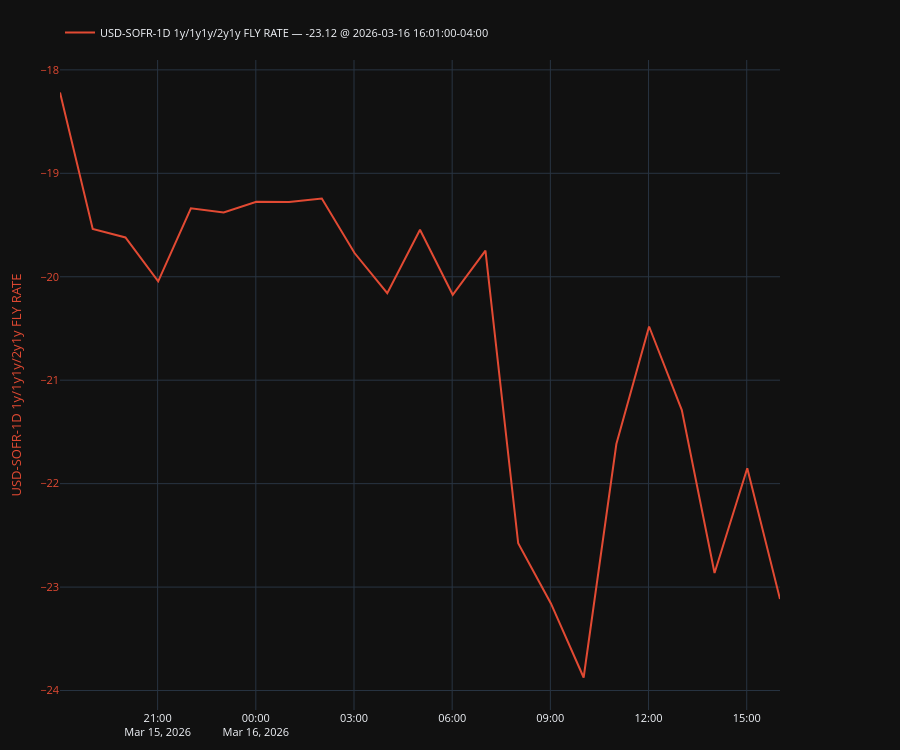

The cell this chart's notebook holds for it:
### Code cell
plot, fig, ax, ax2, legend = make_secondary_axis_plot(engine="plotly")
# plot, fig, ax, ax2, legend = make_secondary_axis_plot()

plot(
    df["USD-SOFR-1D 1y/1y1y/2y1y FLY RATE"],
    which="left",
    indicators=[
        # {"kind": "last", "style": {"linestyle": "--", "linewidth": 1.2, "color": "tab:purple"}},  
        # {"kind": "sma", "window": 252, "style": {"linestyle": "--", "color": "red"}},
        # {"kind": "simple_avg", "label": "Long-run mean", "style": {"linestyle": "--", "color": "red"}},
		# {"kind": "hurst", "hide": True},
		# {"kind": "vol", "returns": "normal", "window": 252, "hide": True},
    ],
    # ou={"enable": True, "steps": 126, "add_metrics_to_legend": True}
)
# plot(df["USD-SOFR-1D fomc_dec26 OUTRIGHT RATE"], which="right")
legend(show_date=True, loc="lower left")
plt.show()

### Figure 1 — Plotly figure (JSON) as saved in the notebook; plotly's stock layout.template omitted (floating-point values rounded to 4 significant figures)
{"data": [{"line": {"color": "#E24A33"}, "mode": "lines", "name": "USD-SOFR-1D 1y/1y1y/2y1y FLY RATE — -23.12 @ 2026-03-16 16:01:00-04:00", "showlegend": true, "type": "scatter", "x": ["2026-03-15T18:01:00-04:00", "2026-03-15T19:01:00-04:00", "2026-03-15T20:01:00-04:00", "2026-03-15T21:01:00-04:00", "2026-03-15T22:01:00-04:00", "2026-03-15T23:01:00-04:00", "2026-03-16T00:01:00-04:00", "2026-03-16T01:01:00-04:00", "2026-03-16T02:01:00-04:00", "2026-03-16T03:01:00-04:00", "2026-03-16T04:01:00-04:00", "2026-03-16T05:01:00-04:00", "2026-03-16T06:01:00-04:00", "2026-03-16T07:01:00-04:00", "2026-03-16T08:01:00-04:00", "2026-03-16T09:01:00-04:00", "2026-03-16T10:01:00-04:00", "2026-03-16T11:01:00-04:00", "2026-03-16T12:01:00-04:00", "2026-03-16T13:01:00-04:00", "2026-03-16T14:01:00-04:00", "2026-03-16T15:01:00-04:00", "2026-03-16T16:01:00-04:00"], "y": [-18.22, -19.54, -19.62, -20.04, -19.34, -19.38, -19.27, -19.28, -19.24, -19.77, -20.16, -19.55, -20.17, -19.75, -22.58, -23.16, -23.87, -21.62, -20.48, -21.29, -22.86, -21.85, -23.12], "yaxis": "y"}], "layout": {"font": {"size": 11}, "height": 750, "legend": {"orientation": "h", "x": 0, "xanchor": "left", "y": 1.02, "yanchor": "bottom"}, "margin": {"b": 40, "l": 60, "r": 120, "t": 60}, "newshape": {"line": {"color": "red"}}, "title": {}, "xaxis": {"showgrid": true, "showspikes": true, "spikecolor": "white", "spikemode": "across", "spikesnap": "cursor"}, "yaxis": {"showgrid": true, "showspikes": true, "spikecolor": "white", "spikesnap": "cursor", "spikethickness": 0.5, "tickfont": {"color": "#E24A33"}, "title": {"font": {"color": "#E24A33"}, "text": "USD-SOFR-1D 1y/1y1y/2y1y FLY RATE"}}}}
